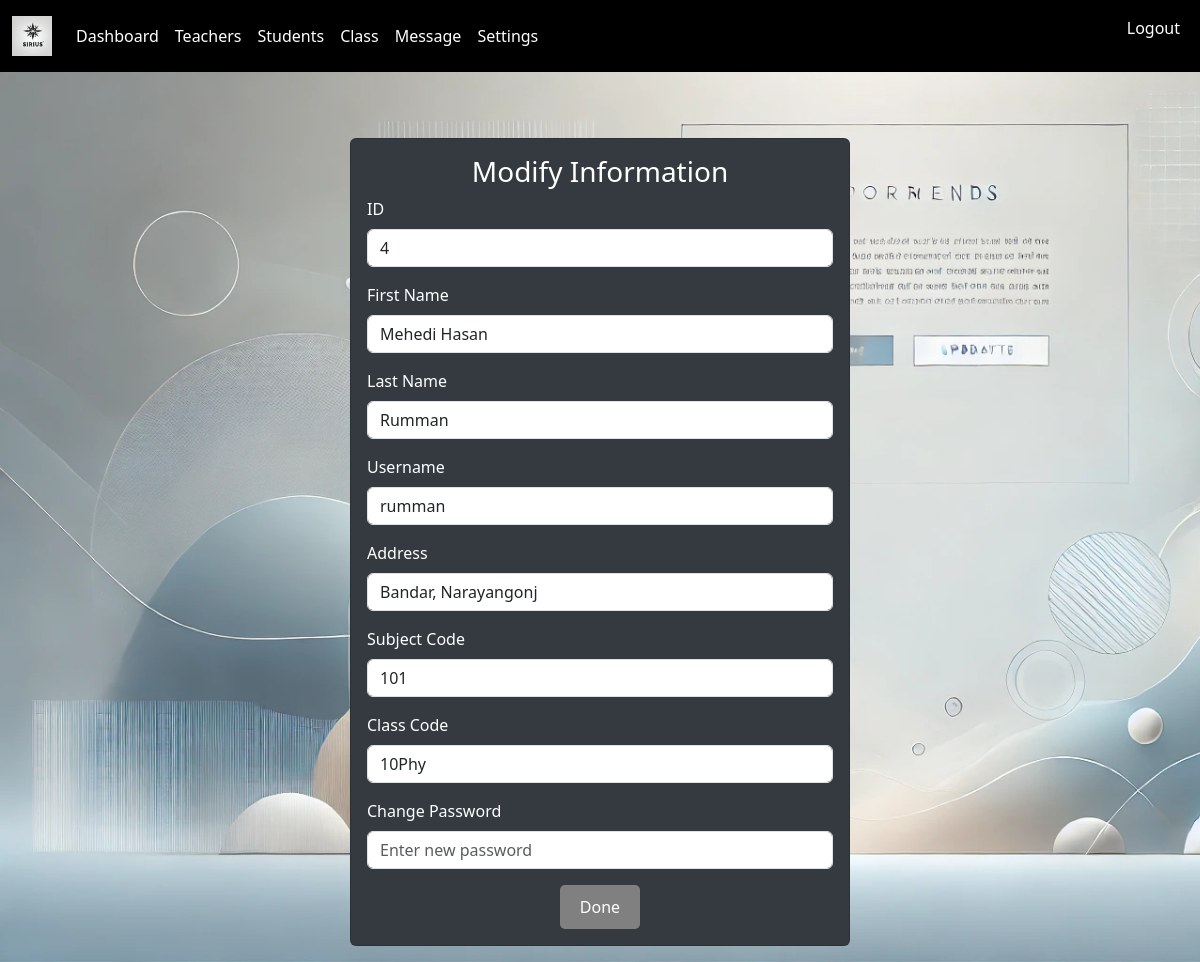
The app's page /Sirius/admin/edit_teacher.php?teacher_id=4 (signed in) with its own data.
### tables this page shows
CREATE TABLE `teacher` (
  `teacher_id` int(11) NOT NULL,
  `username` varchar(50) NOT NULL,
  `password` varchar(255) NOT NULL,
  `f_name` varchar(50) NOT NULL,
  `l_name` varchar(50) NOT NULL,
  `subject_code` int(3) NOT NULL,
  `class_code` varchar(255) DEFAULT NULL,
  `Address` varchar(300) DEFAULT NULL
);

### Sirius/admin/data/teachers.php (called while the page is built, shortened)
<?php
function getTeachersID($teacher_id, $conct)
{
    $sql = "SELECT * FROM teacher WHERE teacher_id = ?";
    $stmt = $conct->prepare($sql);
    $stmt->execute([$teacher_id]);
    if ($teacher = $stmt->fetch()) {
        return $teacher;
    } else {
        return null;
    }
}
?>

### Sirius/admin/edit_teacher.php (the view, shortened to what this page needs)
<?php
if (isset($_SESSION['admin_id']) && ($_SESSION['usert'] == '1') && isset($_GET['teacher_id'])) {
    include "../dbConnection.php";
    include "../admin/data/teachers.php";
    $teacher_id = $_GET['teacher_id'];
    $teacher = getTeachersID($teacher_id, $conct);
    ?>
    <!DOCTYPE html>
    <html>
    <head>
        <link href="https://cdnjs.cloudflare.com/ajax/libs/bootstrap/5.3.0/css/bootstrap.min.css" rel="stylesheet">
        <link rel="stylesheet" type="text/css" href="..\Css\Front.css">
        <link rel="stylesheet" href="https://cdnjs.cloudflare.com/ajax/libs/font-awesome/4.7.0/css/font-awesome.min.css">
    </head>
    <body class="image_of_modify">
        <nav class="navbar navbar-expand-lg navbar-light bg-light" id="Front_nav">
            <div class="container-fluid">
                <a class="navbar-brand" href="#">
                    <img src="..\image\icon.webp" width="40">
                </a>
                <div class="collapse navbar-collapse" id="navbarSupportedContent">
                    <ul class="navbar-nav me-auto mb-2 mb-lg-0">
                        <li class="nav-item">
                            <a class="nav-link" aria-current="page" href="index.php">Dashboard</a>
                        </li>
                        <li class="nav-item">
                            <a class="nav-link" aria-current="page" href="teacher.php">Teachers</a>
                        </li>
                        <li class="nav-item">
                            <a class="nav-link" href="#" data-bs-toggle="modal" data-bs-target="#contactModal">Students</a>
                        </li>
                        <li class="nav-item">
                            <a class="nav-link" href="#" data-bs-toggle="modal" data-bs-target="#contactModal">Class</a>
                        </li>
                        <li class="nav-item">
                            <a class="nav-link" href="#" data-bs-toggle="modal" data-bs-target="#contactModal">Message</a>
                        </li>
                        <li class="nav-item">
                            <a class="nav-link" href="#" data-bs-toggle="modal" data-bs-target="#contactModal">Settings</a>
                        </li>
                    </ul>
                    <ul>
                        <li class="navbar-nav me-auto mb-2 mb-lg-0">
                            <a class="nav-link" href="../logout.php">Logout</a>
                        </li>
                    </ul>
                </div>
            </div>
        </nav>
        <form method="post" class="shadow p-3" action="../req/edit_teacher_backened.php">
            <div class="card mx-auto card-custom" style="max-width: 500px; margin-top: 50px;">
                <div class="card-body">
                    <div class="login-header">
                        <h3 class="card-title text-center">Modify Information</h3>
                    </div>
                    <div class="mb-3">
                        <label class="form-label">ID</label>
                        <input type="number" class="form-control" value="<?= $teacher['teacher_id'] ?>" name="teacher_id">
                    </div>
                    <div class="mb-3">
                        <label class="form-label">First Name</label>
                        <input type="text" class="form-control" value="<?= $teacher['f_name'] ?>" name="f_name">
                    </div>
                    <div class="mb-3">
                        <label class="form-label">Last Name</label>
                        <input type="text" class="form-control" value="<?= $teacher['l_name'] ?>" name="l_name">
                    </div>
                    <div class="mb-3">
                        <label class="form-label">Username</label>
                        <input type="text" class="form-control" value="<?= $teacher['username'] ?>" name="username">
                    </div>
                    <div class="mb-3">
                        <label class="form-label">Address</label>
                        <input type="text" class="form-control" value="<?= htmlspecialchars($teacher['Address']) ?>"
                            name="Address">
                    </div>
                    <div class="mb-3">
                        <label class="form-label">Subject Code</label>
                        <input type="number" class="form-control" value="<?= $teacher['subject_code'] ?>"
                            name="subject_code">
                    </div>
                    <div class="mb-3">
                        <label class="form-label">Class Code</label>
                        <input type="text" class="form-control" value="<?= $teacher['class_code'] ?>" name="class_code">
                    </div>
                    <div class="mb-3">
                        <label class="form-label">Change Password</label>
                        <input type="password" class="form-control" name="password" placeholder="Enter new password">
                    </div>
                    <div class="text-center">
                        <button type="submit" class="log-button">Done</button>
                    </div>
                </div>
            </div>
        </form>
    </body>
    </html>
    <?php
} else {
    header("Location: teacher.php");
    exit;
}
?>

### Sirius/Css/Front.css (style rules this page uses)
.image_of_modify, .add_image_teacher { background: url(../image/modify.webp); background-size: cover; background-attachment: fixed; }
#Front_nav { background: rgba(0, 0, 0, 1) !important; }
.nav-link { color: white !important; }
.login-header { text-align: center; font-size: 60px; }
.log-button { color: white; background-color: gray; border: none; padding: 10px 20px; border-radius: 5px; cursor: pointer; transition: background-color 0.3s ease, color 0.3s ease; }
.card-custom { background-color: #343a40; color: white; }

### records on screen
teacher: teacher_id "4", f_name "Mehedi Hasan", l_name "Rumman", username "rumman", Address "Bandar, Narayangonj", subject_code "101", class_code "10Phy"
